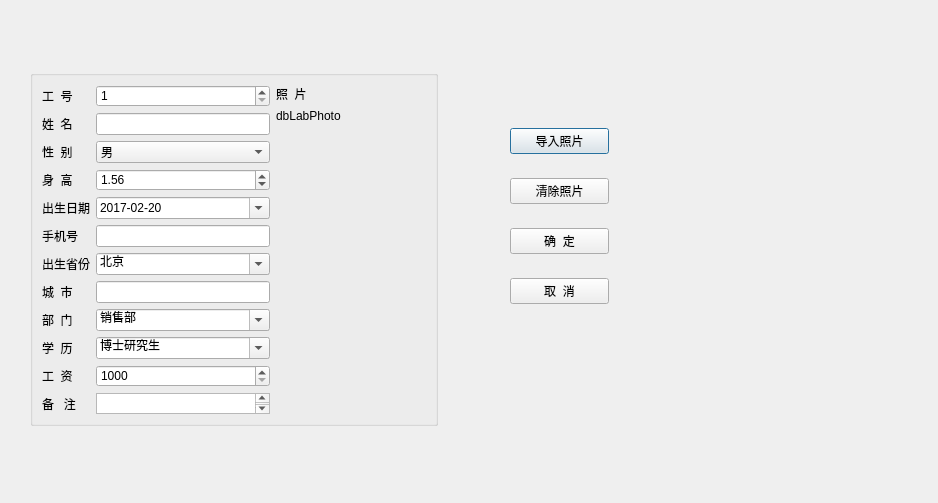
<?xml version="1.0" encoding="UTF-8"?>
<ui version="4.0">
 <class>DialogData</class>
 <widget class="QDialog" name="DialogData">
  <property name="geometry">
   <rect>
    <x>0</x>
    <y>0</y>
    <width>938</width>
    <height>503</height>
   </rect>
  </property>
  <property name="windowTitle">
   <string>Dialog</string>
  </property>
  <widget class="QGroupBox" name="groupBox_2">
   <property name="geometry">
    <rect>
     <x>30</x>
     <y>70</y>
     <width>408</width>
     <height>356</height>
    </rect>
   </property>
   <property name="title">
    <string/>
   </property>
   <layout class="QHBoxLayout" name="horizontalLayout">
    <item>
     <layout class="QGridLayout" name="gridLayout">
      <item row="0" column="0">
       <widget class="QLabel" name="label">
        <property name="text">
         <string>工  号</string>
        </property>
        <property name="buddy">
         <cstring>spinEmpNo</cstring>
        </property>
       </widget>
      </item>
      <item row="0" column="1">
       <widget class="QSpinBox" name="spinEmpNo">
        <property name="minimum">
         <number>1</number>
        </property>
        <property name="maximum">
         <number>10000</number>
        </property>
       </widget>
      </item>
      <item row="1" column="0">
       <widget class="QLabel" name="label_2">
        <property name="text">
         <string>姓  名</string>
        </property>
        <property name="buddy">
         <cstring>editName</cstring>
        </property>
       </widget>
      </item>
      <item row="1" column="1">
       <widget class="QLineEdit" name="editName"/>
      </item>
      <item row="2" column="0">
       <widget class="QLabel" name="label_3">
        <property name="text">
         <string>性  别</string>
        </property>
        <property name="buddy">
         <cstring>comboSex</cstring>
        </property>
       </widget>
      </item>
      <item row="2" column="1">
       <widget class="QComboBox" name="comboSex">
        <item>
         <property name="text">
          <string>男</string>
         </property>
        </item>
        <item>
         <property name="text">
          <string>女</string>
         </property>
        </item>
       </widget>
      </item>
      <item row="3" column="0">
       <widget class="QLabel" name="label_4">
        <property name="text">
         <string>身  高</string>
        </property>
        <property name="buddy">
         <cstring>spinHeight</cstring>
        </property>
       </widget>
      </item>
      <item row="3" column="1">
       <widget class="QDoubleSpinBox" name="spinHeight">
        <property name="suffix">
         <string/>
        </property>
        <property name="maximum">
         <double>3.000000000000000</double>
        </property>
        <property name="singleStep">
         <double>0.010000000000000</double>
        </property>
        <property name="value">
         <double>1.560000000000000</double>
        </property>
       </widget>
      </item>
      <item row="4" column="0">
       <widget class="QLabel" name="label_5">
        <property name="text">
         <string>出生日期</string>
        </property>
        <property name="buddy">
         <cstring>editBirth</cstring>
        </property>
       </widget>
      </item>
      <item row="4" column="1">
       <widget class="QDateEdit" name="editBirth">
        <property name="displayFormat">
         <string>yyyy-MM-dd</string>
        </property>
        <property name="calendarPopup">
         <bool>true</bool>
        </property>
        <property name="date">
         <date>
          <year>2017</year>
          <month>2</month>
          <day>20</day>
         </date>
        </property>
       </widget>
      </item>
      <item row="5" column="0">
       <widget class="QLabel" name="label_10">
        <property name="text">
         <string>手机号</string>
        </property>
        <property name="buddy">
         <cstring>editMobile</cstring>
        </property>
       </widget>
      </item>
      <item row="5" column="1">
       <widget class="QLineEdit" name="editMobile"/>
      </item>
      <item row="6" column="0">
       <widget class="QLabel" name="label_7">
        <property name="text">
         <string>出生省份</string>
        </property>
        <property name="buddy">
         <cstring>comboProvince</cstring>
        </property>
       </widget>
      </item>
      <item row="6" column="1">
       <widget class="QComboBox" name="comboProvince">
        <property name="editable">
         <bool>true</bool>
        </property>
        <property name="currentText">
         <string>北京</string>
        </property>
        <item>
         <property name="text">
          <string>北京</string>
         </property>
        </item>
        <item>
         <property name="text">
          <string>上海</string>
         </property>
        </item>
        <item>
         <property name="text">
          <string>天津</string>
         </property>
        </item>
        <item>
         <property name="text">
          <string>重庆</string>
         </property>
        </item>
        <item>
         <property name="text">
          <string>安徽</string>
         </property>
        </item>
        <item>
         <property name="text">
          <string>河北</string>
         </property>
        </item>
        <item>
         <property name="text">
          <string>河南</string>
         </property>
        </item>
        <item>
         <property name="text">
          <string>湖北</string>
         </property>
        </item>
        <item>
         <property name="text">
          <string>湖南</string>
         </property>
        </item>
        <item>
         <property name="text">
          <string>山西</string>
         </property>
        </item>
        <item>
         <property name="text">
          <string>山东</string>
         </property>
        </item>
        <item>
         <property name="text">
          <string>陕西</string>
         </property>
        </item>
        <item>
         <property name="text">
          <string>江苏</string>
         </property>
        </item>
        <item>
         <property name="text">
          <string>江西</string>
         </property>
        </item>
       </widget>
      </item>
      <item row="7" column="0">
       <widget class="QLabel" name="label_8">
        <property name="text">
         <string>城  市</string>
        </property>
        <property name="buddy">
         <cstring>editCity</cstring>
        </property>
       </widget>
      </item>
      <item row="7" column="1">
       <widget class="QLineEdit" name="editCity"/>
      </item>
      <item row="8" column="0">
       <widget class="QLabel" name="label_6">
        <property name="text">
         <string>部  门</string>
        </property>
        <property name="buddy">
         <cstring>comboDep</cstring>
        </property>
       </widget>
      </item>
      <item row="8" column="1">
       <widget class="QComboBox" name="comboDep">
        <property name="editable">
         <bool>true</bool>
        </property>
        <property name="currentText">
         <string>销售部</string>
        </property>
        <item>
         <property name="text">
          <string>销售部</string>
         </property>
        </item>
        <item>
         <property name="text">
          <string>技术部</string>
         </property>
        </item>
        <item>
         <property name="text">
          <string>生产部</string>
         </property>
        </item>
        <item>
         <property name="text">
          <string>行政部</string>
         </property>
        </item>
       </widget>
      </item>
      <item row="11" column="1">
       <widget class="QPlainTextEdit" name="editMemo">
        <property name="maximumSize">
         <size>
          <width>16777215</width>
          <height>16777215</height>
         </size>
        </property>
       </widget>
      </item>
      <item row="11" column="0">
       <widget class="QLabel" name="label_9">
        <property name="text">
         <string>备   注</string>
        </property>
        <property name="buddy">
         <cstring>editMemo</cstring>
        </property>
       </widget>
      </item>
      <item row="9" column="0">
       <widget class="QLabel" name="label_11">
        <property name="text">
         <string>学  历</string>
        </property>
        <property name="buddy">
         <cstring>comboEdu</cstring>
        </property>
       </widget>
      </item>
      <item row="10" column="1">
       <widget class="QSpinBox" name="spinSalary">
        <property name="prefix">
         <string/>
        </property>
        <property name="minimum">
         <number>1000</number>
        </property>
        <property name="maximum">
         <number>50000</number>
        </property>
        <property name="singleStep">
         <number>100</number>
        </property>
        <property name="value">
         <number>1000</number>
        </property>
       </widget>
      </item>
      <item row="10" column="0">
       <widget class="QLabel" name="label_12">
        <property name="text">
         <string>工  资</string>
        </property>
        <property name="buddy">
         <cstring>spinSalary</cstring>
        </property>
       </widget>
      </item>
      <item row="9" column="1">
       <widget class="QComboBox" name="comboEdu">
        <property name="editable">
         <bool>true</bool>
        </property>
        <property name="currentText">
         <string>博士研究生</string>
        </property>
        <item>
         <property name="text">
          <string>博士研究生</string>
         </property>
        </item>
        <item>
         <property name="text">
          <string>硕士研究生</string>
         </property>
        </item>
        <item>
         <property name="text">
          <string>大学本科</string>
         </property>
        </item>
        <item>
         <property name="text">
          <string>大学专科</string>
         </property>
        </item>
        <item>
         <property name="text">
          <string>高中</string>
         </property>
        </item>
        <item>
         <property name="text">
          <string>初中</string>
         </property>
        </item>
        <item>
         <property name="text">
          <string>小学</string>
         </property>
        </item>
       </widget>
      </item>
     </layout>
    </item>
    <item>
     <layout class="QVBoxLayout" name="verticalLayout">
      <item>
       <widget class="QLabel" name="label_13">
        <property name="text">
         <string>照  片</string>
        </property>
       </widget>
      </item>
      <item>
       <widget class="QLabel" name="LabPhoto">
        <property name="minimumSize">
         <size>
          <width>150</width>
          <height>0</height>
         </size>
        </property>
        <property name="maximumSize">
         <size>
          <width>350</width>
          <height>16777215</height>
         </size>
        </property>
        <property name="text">
         <string>dbLabPhoto</string>
        </property>
       </widget>
      </item>
      <item>
       <spacer name="verticalSpacer">
        <property name="orientation">
         <enum>Qt::Vertical</enum>
        </property>
        <property name="sizeHint" stdset="0">
         <size>
          <width>20</width>
          <height>40</height>
         </size>
        </property>
       </spacer>
      </item>
     </layout>
    </item>
   </layout>
  </widget>
  <widget class="QWidget" name="layoutWidget">
   <property name="geometry">
    <rect>
     <x>510</x>
     <y>110</y>
     <width>99</width>
     <height>216</height>
    </rect>
   </property>
   <layout class="QVBoxLayout" name="verticalLayout_2">
    <item>
     <widget class="QPushButton" name="btnSetPhoto">
      <property name="text">
       <string>导入照片</string>
      </property>
      <property name="icon">
       <iconset resource="res.qrc">
        <normaloff>:/images/images/00.JPG</normaloff>:/images/images/00.JPG</iconset>
      </property>
     </widget>
    </item>
    <item>
     <widget class="QPushButton" name="btnClearPhoto">
      <property name="text">
       <string>清除照片</string>
      </property>
      <property name="icon">
       <iconset resource="res.qrc">
        <normaloff>:/images/images/103.bmp</normaloff>:/images/images/103.bmp</iconset>
      </property>
     </widget>
    </item>
    <item>
     <widget class="QPushButton" name="btnOK">
      <property name="text">
       <string>确  定</string>
      </property>
      <property name="icon">
       <iconset resource="res.qrc">
        <normaloff>:/images/images/704.bmp</normaloff>:/images/images/704.bmp</iconset>
      </property>
     </widget>
    </item>
    <item>
     <widget class="QPushButton" name="btnClose">
      <property name="text">
       <string>取  消</string>
      </property>
      <property name="icon">
       <iconset resource="res.qrc">
        <normaloff>:/images/images/706.bmp</normaloff>:/images/images/706.bmp</iconset>
      </property>
     </widget>
    </item>
   </layout>
  </widget>
 </widget>
 <resources>
  <include location="res.qrc"/>
 </resources>
 <connections>
  <connection>
   <sender>btnOK</sender>
   <signal>clicked()</signal>
   <receiver>DialogData</receiver>
   <slot>accept()</slot>
   <hints>
    <hint type="sourcelabel">
     <x>559</x>
     <y>240</y>
    </hint>
    <hint type="destinationlabel">
     <x>468</x>
     <y>251</y>
    </hint>
   </hints>
  </connection>
  <connection>
   <sender>btnClose</sender>
   <signal>clicked()</signal>
   <receiver>DialogData</receiver>
   <slot>close()</slot>
   <hints>
    <hint type="sourcelabel">
     <x>559</x>
     <y>290</y>
    </hint>
    <hint type="destinationlabel">
     <x>468</x>
     <y>251</y>
    </hint>
   </hints>
  </connection>
 </connections>
</ui>
